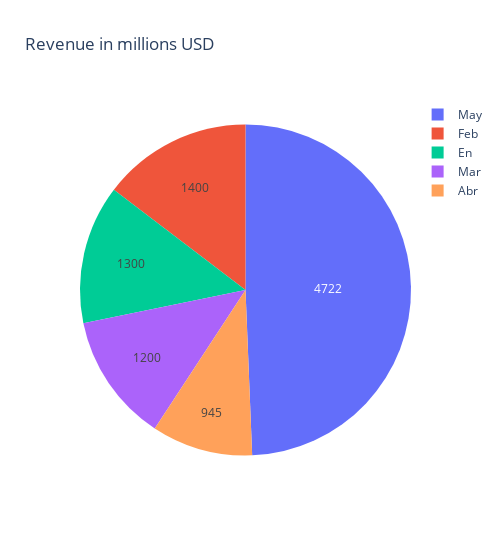

Here is the notebook cell this chart was saved with:
### Code cell
income_2025 = [1300, 1400, 1200, 945, 4722]

fig = go.Figure()
fig.add_trace(go.Pie(values=income_2025, labels=etiquetas, textinfo='value'))
fig.update_layout(width=500, title='Revenue in millions USD')
fig.show()

### Figure 1 — Plotly figure (JSON) as saved in the notebook; plotly's stock layout.template omitted (floating-point values rounded to 4 significant figures)
{"data": [{"labels": ["En", "Feb", "Mar", "Abr", "May"], "textinfo": "value", "type": "pie", "values": [1300, 1400, 1200, 945, 4722]}], "layout": {"title": {"text": "Revenue in millions USD"}, "width": 500}}
